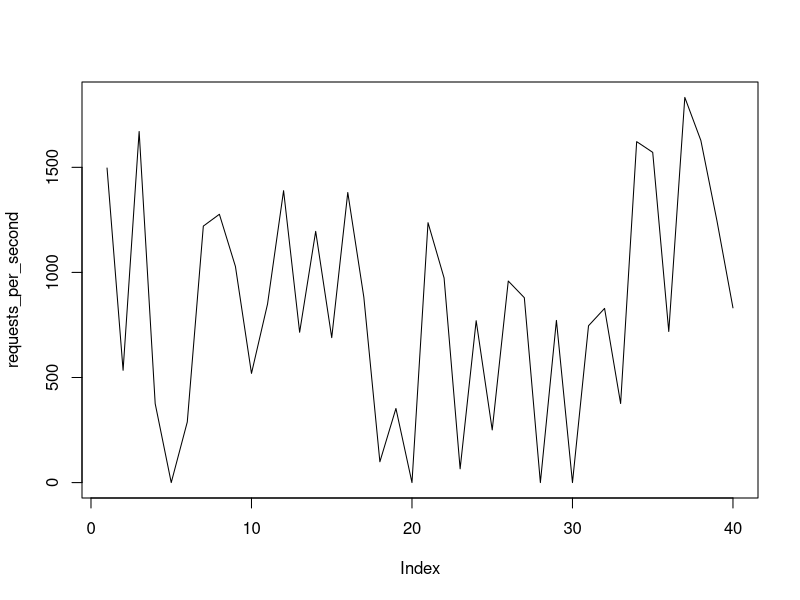
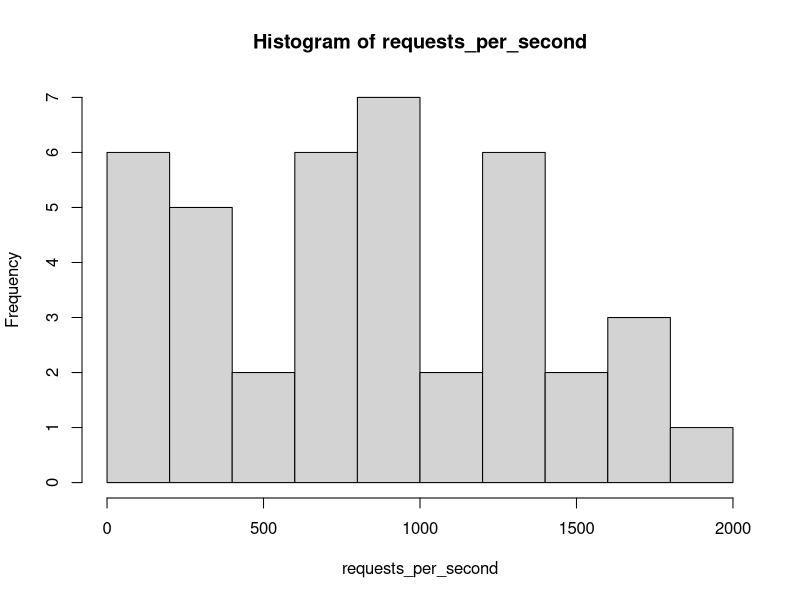
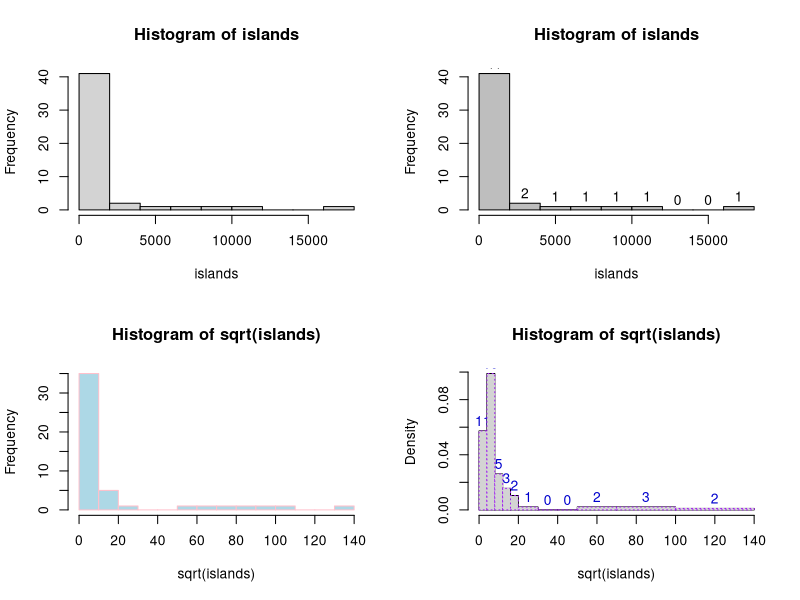
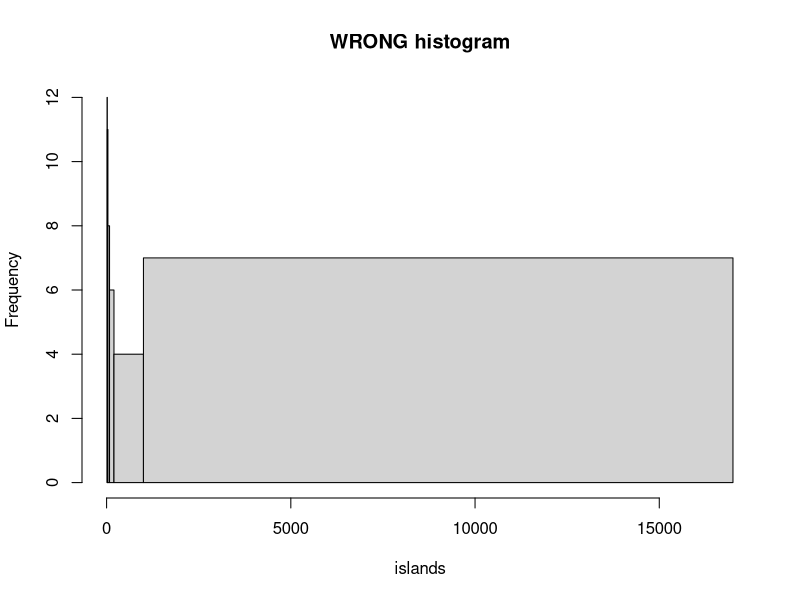
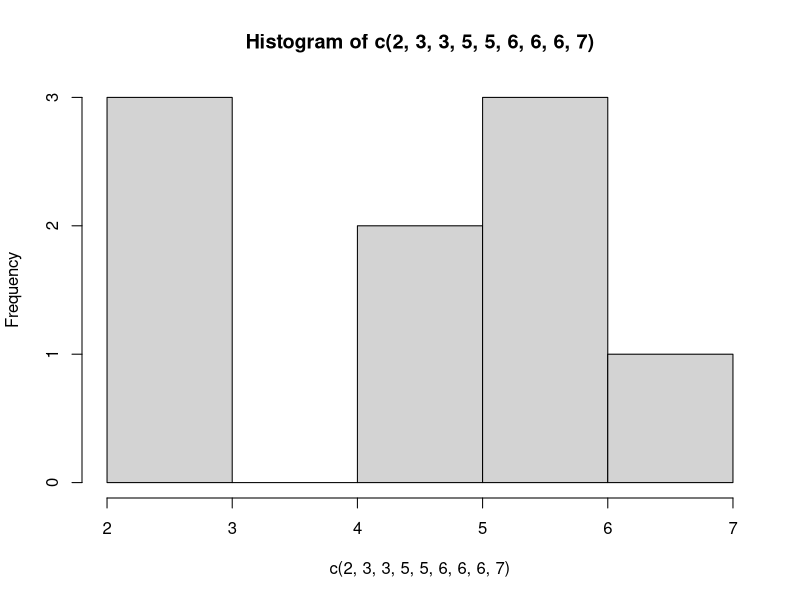
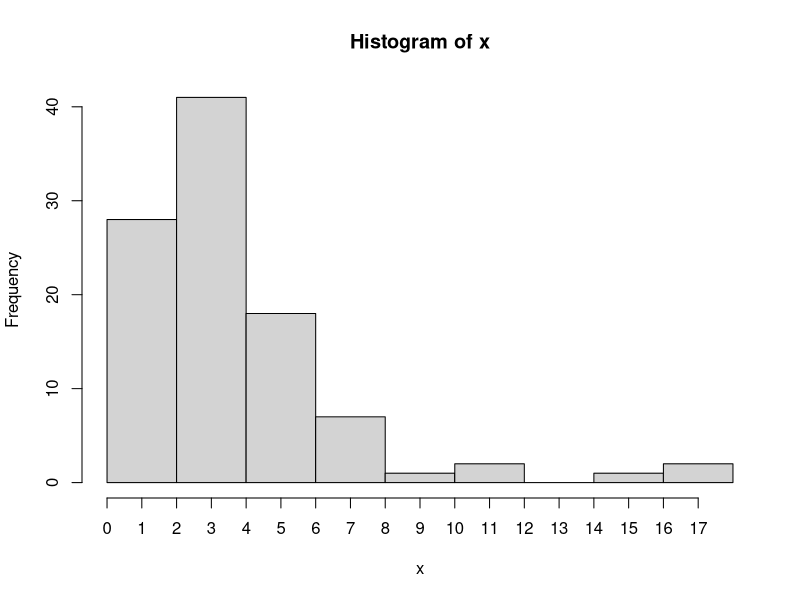
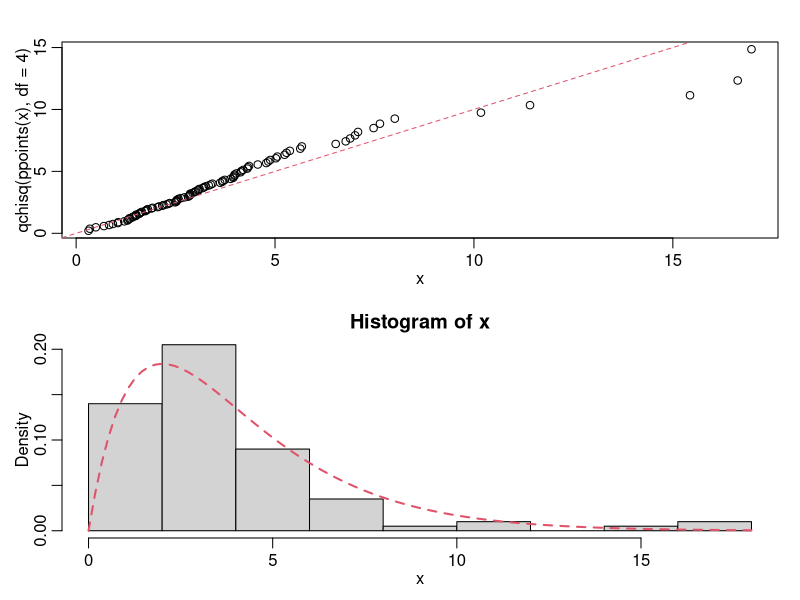
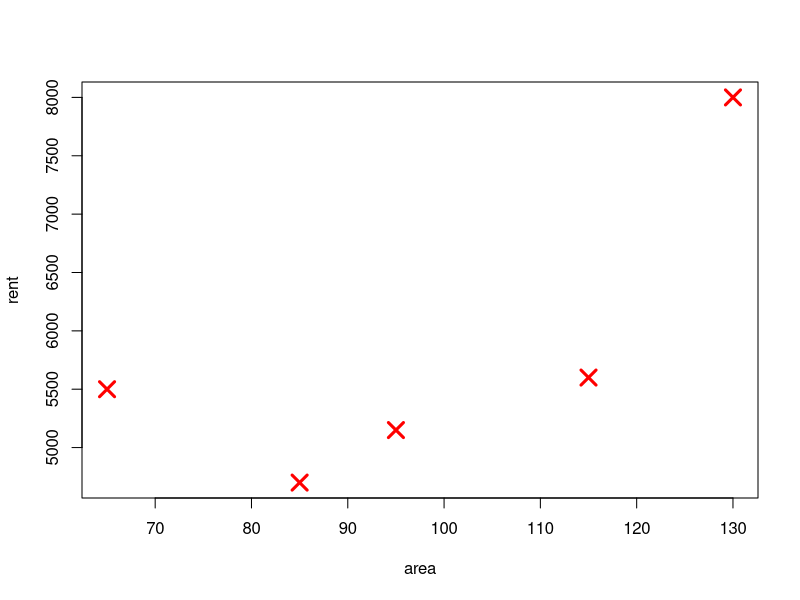

Write the R code that produced these figures, in order.
# This tutorial is based on Torfs and Brauer's "A very short introduction to R"
# from https://cran.r-project.org/doc/contrib/Torfs+Brauer-Short-R-Intro.pdf
#
# You can follow the tutorial by executing bits of code from this window by
# selecting them and typing Ctrl+Enter (or Cmd+Enter on macOS). To execute a
# whole line, you don't have to select it -- just put the cursor on the line
# and type Ctrl+Enter (Cmd+Enter).

print("Welcome to R!")

# You can use R as a calculator:
100*(31/365)
10^2 + 136

# You can put values inside variables using `=` or `<-`:
weight = 112
height = 1.93
bmi <- weight/(height*height)
print(bmi)

# Vectors (arrays) are defined using `c`:
weights = c(112, 62, 86, 108)
heights = c(1.93, 1.65, 1.77, 1.98)

# You can perform computations on vectors as you can on scalars:
bmis = weights/(heights*heights)
print(bmis)

# You can access individual elements or slices using `[]`, starting from 1:
bmis[1]
weights[3:4]

# Some useful functions for working with vectors (and other types of data):
mean(weights)   # mean = average
sum(heights)
median(bmis)
summary(bmis)

# You can use logical operators to select a range of indices:
bmis > 27.5
bmis[bmis > 27.5]

# R can make a variety of graphs (plots). Here is an example. The `rnorm`
# function draws random values from a normal distribution with the specified
# mean and standard deviation. The plot will appear in the Plots pane on the
# right side of R Studio.
requests_per_second = rnorm(40, mean = 800, sd = 600)
requests_per_second[requests_per_second < 0] <- 0   # smooth negative values
plot(requests_per_second, type = "l")   # 'l' stands for "lines"
hist(requests_per_second)

# To get help for a specific function or concept, use `help` or `example`:
help(lines)
example("hist")

# A matrix is a two-dimensional vector:
apartments = matrix(c(130, 85, 65, 8000, 4700, 5500), ncol=2)
apartments
mean(apartments[,2])   # average rent

# A lot of data is easier to organize and work with in data frame. A data frame
# is a matrix with named columns. This is highly convenient:
apartments = data.frame(area = c(130, 85, 65, 95, 115), rent = c(8000, 4700, 5500, 5150, 5600))
apartments$area
summary(apartments)
plot(apartments, col = "red", lwd=3, pch=4, cex=2)

# You can set your working directory using the `setwd` function. This is where
# your scripts and data will be loaded from by default. Run the following
# line to try this -- there will be no change, of course, because the `getwd`
# function returns the current directory.
setwd(getwd())

# **TODO**: Use `setwd` to set the current directory to this script's location,
# which is where the following data file is (december-weather-murdoch.csv).

# To read a file, use `read.nnn` methods. There are built-in methods that will
# read a CSV into a data frame, for example.
weather = read.csv("december-weather-murdoch.csv")
summary(weather$temperature)
plot(weather$temperature, col = "blue", type = "l", xaxt="n", xlab="", ylab="")
par(new=TRUE)
plot(weather$pressure, col = "red", type = "l", xaxt="n", yaxt="n", xlab="", ylab="")
axis(4)

# R has many packages. To install a new package, use `install.packages` or the
# Packages pane in R Studio (on the right). Run the following line to install
# the dplyr package (sort of like LINQ for C# developers):
install.packages("dplyr")

# To load a package, use the `library` function or check the checkbox next to
# the package in the Packages pane:
library(dplyr)

# Here is an example of using dplyr's `filter` function and %>% operator:
weather %>% filter(temperature > 40)
